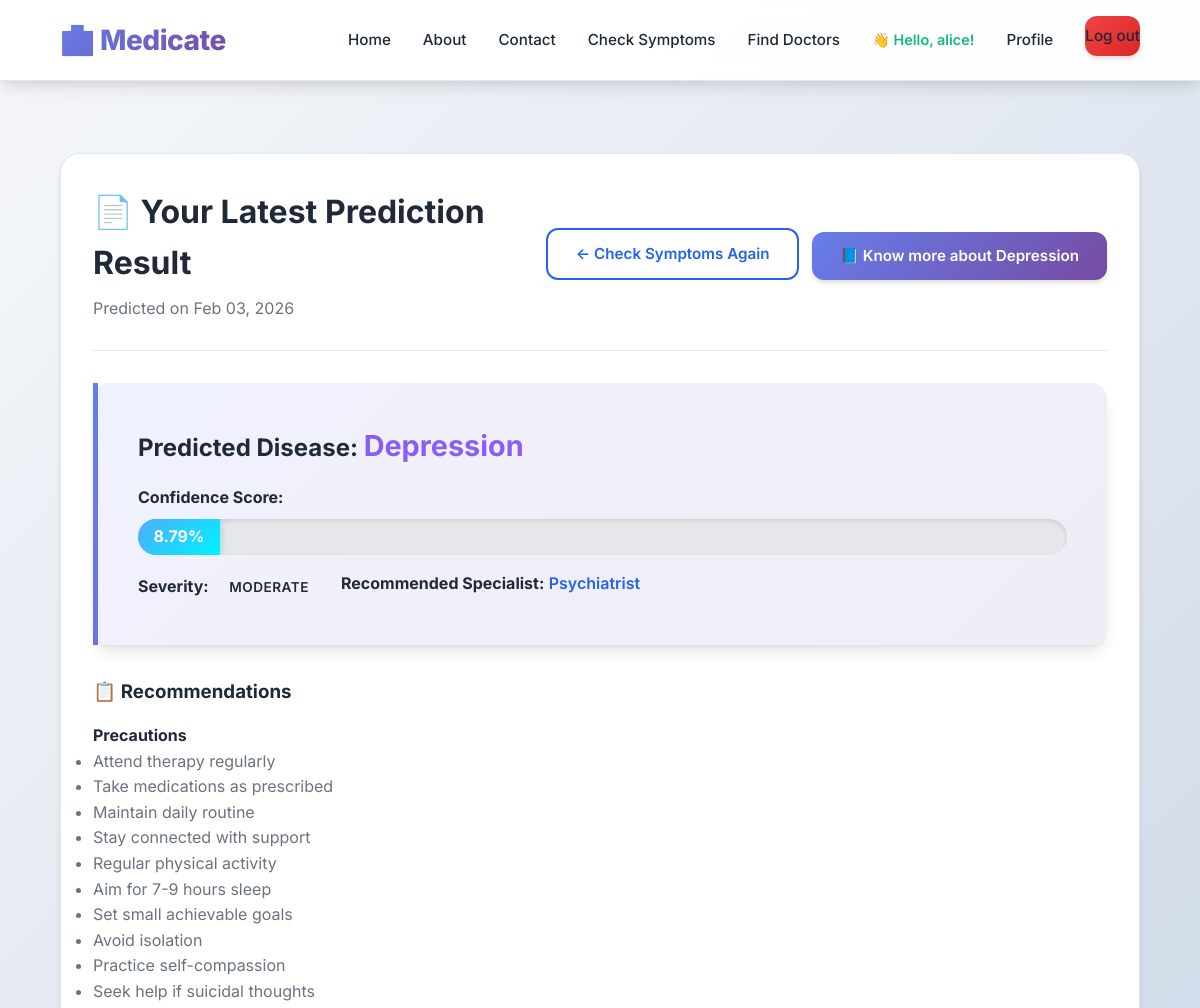
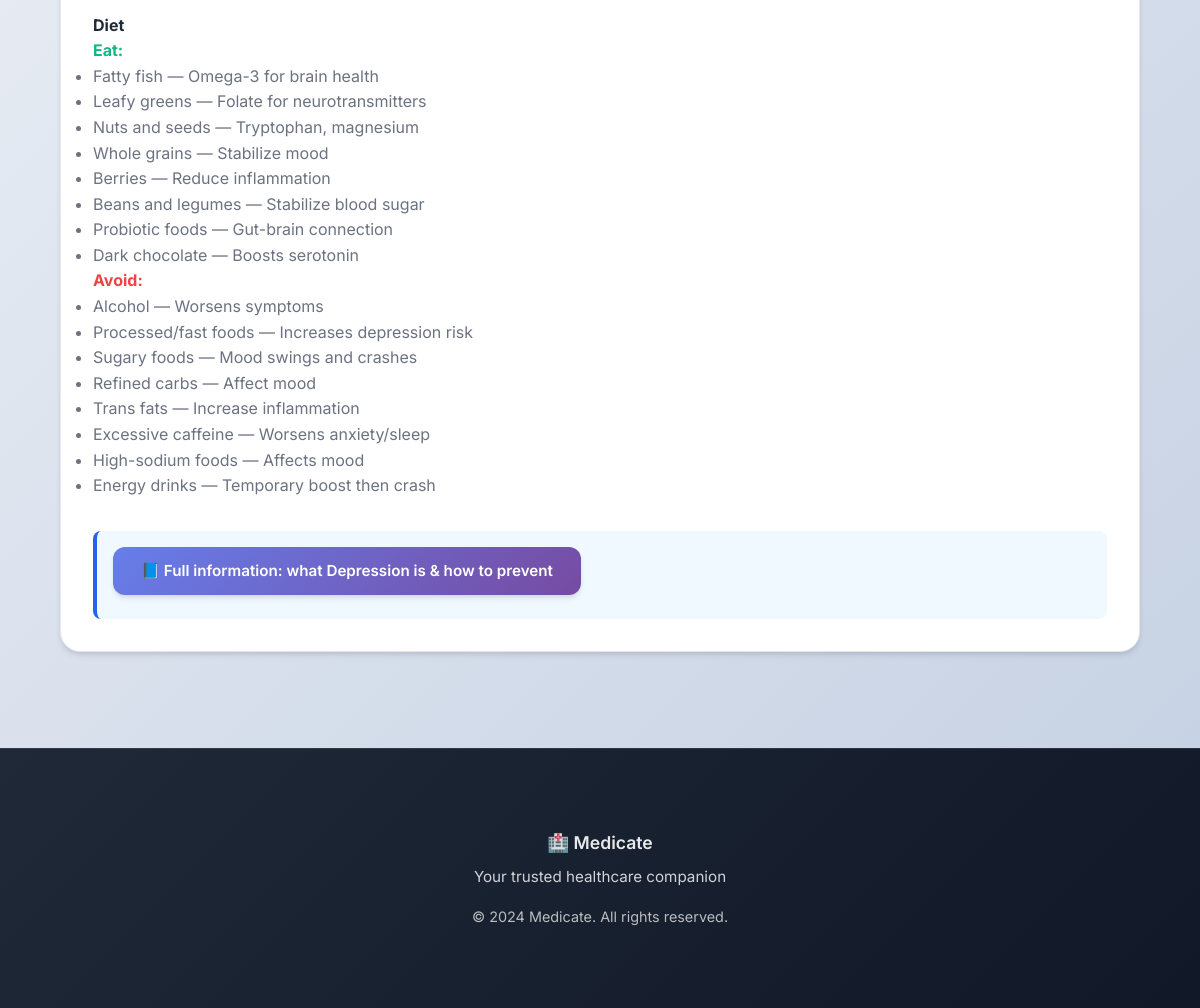
The page /prediction/result/ (signed in) on the database its author committed (2 pictures, top to bottom).
### accounts/models.py (models this page shows, shortened)
class User(AbstractUser):
    USER_TYPE_CHOICES = (
        ('admin', 'Admin'),
        ('doctor', 'Doctor'),
        ('patient', 'Patient'),
    )
    user_type = models.CharField(max_length=10, choices=USER_TYPE_CHOICES)
    email = models.EmailField(unique=True)
    phone_regex = RegexValidator(regex=r'^\+?1?\d{9,15}$', message="Phone number must be entered in the format: '+999999999'. Up to 15 digits allowed.")
    mobile = models.CharField(validators=[phone_regex], max_length=17, blank=True)

### prediction/models.py (models this page shows, shortened)
class PredictionHistory(models.Model):
    patient = models.ForeignKey(PatientProfile, on_delete=models.CASCADE, related_name='predictions')
    symptoms = models.TextField()  # JSON string of selected symptoms
    predicted_disease = models.ForeignKey(Disease, on_delete=models.SET_NULL, null=True, blank=True)
    disease_name = models.CharField(max_length=200, blank=True)  # used when predicted_disease is null (disease not in DB)
    confidence_score = models.DecimalField(max_digits=5, decimal_places=2)
    patient_age = models.IntegerField()
    additional_notes = models.TextField(blank=True)
    consulted_doctor = models.BooleanField(default=False)
    created_at = models.DateTimeField(auto_now_add=True)
    class Meta:
        ordering = ['-created_at']
        verbose_name_plural = 'Prediction Histories'

class Disease(models.Model):
    name = models.CharField(max_length=200, unique=True)
    description = models.TextField()
    severity_level = models.CharField(max_length=20, choices=[
        ('low', 'Low'),
        ('moderate', 'Moderate'),
        ('high', 'High'),
        ('critical', 'Critical')
    ])
    specialist_required = models.CharField(max_length=100)  # e.g., Cardiologist, Gastroenterologist
    created_at = models.DateTimeField(auto_now_add=True)
    class Meta:
        ordering = ['name']

class DiseasePrecaution(models.Model):
    disease = models.ForeignKey(Disease, on_delete=models.CASCADE, related_name='precautions')
    precaution = models.TextField()
    priority = models.IntegerField(default=1)  # 1 = highest priority
    class Meta:
        ordering = ['priority']

class DiseaseDiet(models.Model):
    disease = models.ForeignKey(Disease, on_delete=models.CASCADE, related_name='diet_recommendations')
    food_item = models.CharField(max_length=200)
    is_recommended = models.BooleanField(default=True)  # True = eat, False = avoid
    description = models.TextField(blank=True)

### prediction/views.py (the view)
# urls.py: path('result/', views.disease_result, name='disease_result'),
@login_required
def disease_result(request):
    if request.user.user_type != 'patient':
        messages.error(request, 'Only patients can view results.')
        return redirect('home')
    try:
        latest_prediction = (
            request.user.patient_profile.predictions.latest('created_at')
        )
        disease = latest_prediction.predicted_disease
        if not disease and latest_prediction.disease_name:
            disease = get_fallback_disease_info(latest_prediction.disease_name)
        if not disease:
            messages.warning(
                request,
                'Your latest prediction could not be loaded. Please check symptoms again.'
            )
            return redirect('prediction:check_symptoms')
        if latest_prediction.predicted_disease:
            recommendations = get_disease_recommendations(disease)
        else:
            recommendations = get_fallback_recommendations(latest_prediction.disease_name or '')
        doctors = DoctorProfile.objects.filter(
            specialization__icontains=disease.specialist_required,
            is_available=True
        )
        context = {
            'prediction': latest_prediction,
            'disease': disease,
            'recommendations': recommendations,
            'doctors': doctors,
        }
        return render(
            request,
            'prediction/prediction_result.html',
            context
        )
    except PredictionHistory.DoesNotExist:
        messages.error(request, 'No prediction found. Check your symptoms first.')
        return redirect('prediction:check_symptoms')

### templates/prediction/prediction_result.html (shortened to what this page needs)
{% extends 'base.html' %}
{% load static %}
{% block content %}
<div class="container" style="margin-top: 2.5rem; margin-bottom: 3rem;">
    <div class="card">
        <div style="display: flex; justify-content: space-between; align-items: center; gap: 1rem; flex-wrap: wrap;">
            <div style="flex: 1; min-width: 220px;">
                <h1 style="margin-bottom: .5rem;">📄 Your Latest Prediction Result</h1>
                <p style="color: var(--light-text); margin-bottom: .5rem;">Predicted on {{ prediction.created_at|date:"M d, Y" }}</p>
            </div>
            <div style="text-align: right; min-width: 200px;">
                <a href="{% url 'prediction:check_symptoms' %}" class="btn btn-outline" style="margin-right: .5rem;">← Check Symptoms Again</a>
                <a href="{% url 'prediction:disease_detail' disease.name %}" class="btn btn-primary">📘 Know more about {{ disease.name }}</a>
            </div>
        </div>
        <hr style="margin: 1.25rem 0; border: none; border-top: 1px solid var(--border-color);">
        <div class="result-box" style="margin-bottom: 2rem;">
            <h2 style="margin-bottom: 1rem;">Predicted Disease: <span style="color: var(--accent-color); font-size: 1.2em;">{{ disease.name }}</span></h2>
            <div style="margin: 1rem 0;">
                <strong>Confidence Score:</strong>
                <div class="confidence-bar" style="margin-top: 0.5rem;">
                    <div class="confidence-fill" style="width: {{ prediction.confidence_score }}%;">
                        {{ prediction.confidence_score }}%
                    </div>
                </div>
            </div>
            <div style="display: flex; gap: 1rem; margin-top: 1rem; flex-wrap: wrap;">
                <p><strong>Severity:</strong> <span class="badge badge-{{ disease.severity_level }}">{{ disease.severity_level|upper }}</span></p>
                <p><strong>Recommended Specialist:</strong> <span style="color: var(--primary-color); font-weight: 600;">{{ disease.specialist_required }}</span></p>
            </div>
        </div>
        <div style="margin-top: 2rem;">
            <h3 style="margin-bottom: 1rem;">📋 Recommendations</h3>
            {% if recommendations.precautions and recommendations.precautions|length > 0 %}
                <h4 style="margin-top: 1rem;">Precautions</h4>
                <ul style="color: var(--light-text);">
                    {% for p in recommendations.precautions %}
                        <li>{{ p }}</li>
                    {% endfor %}
                </ul>
            {% endif %}
            {% if recommendations.diet.recommended or recommendations.diet.avoid %}
                <h4 style="margin-top: 1rem;">Diet</h4>
                {% if recommendations.diet.recommended %}
                    <p><strong style="color: var(--success-color);">Eat:</strong></p>
                    <ul style="color: var(--light-text);">
                        {% for item in recommendations.diet.recommended %}
                            <li>{{ item.food_item }} — {{ item.description }}</li>
                        {% endfor %}
                    </ul>
                {% endif %}
                {% if recommendations.diet.avoid %}
                    <p><strong style="color: var(--danger-color);">Avoid:</strong></p>
                    <ul style="color: var(--light-text);">
                        {% for item in recommendations.diet.avoid %}
                            <li>{{ item.food_item }} — {{ item.description }}</li>
                        {% endfor %}
                    </ul>
                {% endif %}
            {% endif %}
        </div>
        <div style="margin-top: 2rem; padding: 1rem; background: #f0f9ff; border-radius: 8px; border-left: 4px solid var(--primary-color);">
            <a href="{% url 'prediction:disease_detail' disease.name %}" class="btn btn-primary">📘 Full information: what {{ disease.name }} is & how to prevent</a>
        </div>
    </div>
</div>
{% endblock %}

### templates/base.html (shortened to what this page needs)
{% load static %}
<!DOCTYPE html>
<html lang="en">
<head>
    {% load static %}
    <link rel="stylesheet" href="{% static 'css/style.css' %}">
</head>
<body>
    {% load static %}
    <nav class="navbar">
        <a href="{% url 'home' %}" class="logo">🏥 Medicate</a>
        <ul class="nav-links">
            <li><a href="{% url 'home' %}" {% if request.resolver_match.url_name == 'home' %}class="active"{% endif %}>Home</a></li>
            <li><a href="{% url 'home' %}#about">About</a></li>
            <li><a href="{% url 'contact' %}">Contact</a></li>
            {% if user.is_authenticated %}
                {% if user.user_type == 'patient' %}
                    <li><a href="{% url 'prediction:check_symptoms' %}">Check Symptoms</a></li>
                    <li><a href="{% url 'consultation:doctor_list' %}">Find Doctors</a></li>
                {% endif %}
                <li class="user-greeting">👋 Hello, {{ user.first_name }}!</li>
                <li><a href="{% if user.user_type == 'patient' %}{% url 'accounts:patient_profile' user.username %}{% else %}{% url 'accounts:doctor_profile' user.username %}{% endif %}">Profile</a></li>
                <li><a href="{% url 'accounts:logout' %}" class="btn btn-danger">Log out</a></li>
            {% else %}
                <li><a href="{% url 'accounts:signup' %}">Signup</a></li>
                <li><a href="{% url 'accounts:signin' %}" class="btn btn-primary">Login</a></li>
            {% endif %}
        </ul>
    </nav>
    {% block content %}{% endblock %}
    <footer>
        <div class="container">
            <p style="font-size: 1.1rem; margin-bottom: 0.5rem; font-weight: 600;">🏥 Medicate</p>
            <p style="opacity: 0.8; margin-bottom: 1rem;">Your trusted healthcare companion</p>
            <p style="opacity: 0.7; font-size: 0.9rem;">&copy; 2024 Medicate. All rights reserved.</p>
        </div>
    </footer>
</body>
</html>

### rows shown on the page
User: first_name "alice"
PredictionHistory: created_at "Feb 03, 2026", confidence_score "8.79"
Disease: name "Depression", severity_level "MODERATE", specialist_required "Psychiatrist"
DiseasePrecaution: precaution "Maintain daily routine"
DiseasePrecaution: precaution "Stay connected with support"
DiseasePrecaution: precaution "Regular physical activity"
DiseasePrecaution: precaution "Aim for 7-9 hours sleep"
DiseasePrecaution: precaution "Set small achievable goals"
DiseasePrecaution: precaution "Avoid isolation"
DiseasePrecaution: precaution "Practice self-compassion"
DiseasePrecaution: precaution "Seek help if suicidal thoughts"
DiseaseDiet: food_item "Fatty fish", description "Omega-3 for brain health"
DiseaseDiet: food_item "Leafy greens", description "Folate for neurotransmitters"
DiseaseDiet: food_item "Nuts and seeds", description "Tryptophan, magnesium"
DiseaseDiet: food_item "Whole grains", description "Stabilize mood"
DiseaseDiet: food_item "Berries", description "Reduce inflammation"
DiseaseDiet: food_item "Beans and legumes", description "Stabilize blood sugar"
DiseaseDiet: food_item "Dark chocolate", description "Boosts serotonin"
DiseaseDiet: food_item "Alcohol", description "Worsens symptoms"
DiseaseDiet: food_item "Processed/fast foods", description "Increases depression risk"
DiseaseDiet: food_item "Sugary foods", description "Mood swings and crashes"
DiseaseDiet: food_item "Refined carbs", description "Affect mood"
DiseaseDiet: food_item "Trans fats", description "Increase inflammation"
DiseaseDiet: food_item "Excessive caffeine", description "Worsens anxiety/sleep"
DiseaseDiet: food_item "High-sodium foods", description "Affects mood"
DiseaseDiet: food_item "Energy drinks", description "Temporary boost then crash"

### other values the page prints
{{ p }} "Attend therapy regularly" "Take medications as prescribed"
{{ item.food_item }} "Probiotic foods"
{{ item.description }} "Gut-brain connection"
